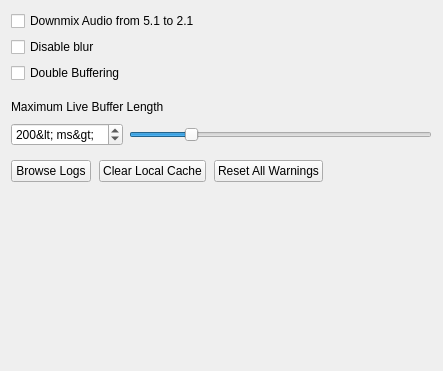
<?xml version="1.0" encoding="UTF-8"?>
<ui version="4.0">
 <class>AdvancedSettingsWidget</class>
 <widget class="QWidget" name="AdvancedSettingsWidget">
  <property name="geometry">
   <rect>
    <x>0</x>
    <y>0</y>
    <width>443</width>
    <height>371</height>
   </rect>
  </property>
  <layout class="QVBoxLayout" name="verticalLayout">
   <item>
    <widget class="QCheckBox" name="downmixAudioCheckBox">
     <property name="text">
      <string>Downmix Audio from 5.1 to 2.1</string>
     </property>
    </widget>
   </item>
   <item>
    <widget class="QCheckBox" name="disableBlurCheckbox">
     <property name="toolTip">
      <string>Intel HD Graphics display might face issues if blur is enabled. We strongly recommend to leave option as is.</string>
     </property>
     <property name="text">
      <string>Disable blur</string>
     </property>
    </widget>
   </item>
   <item>
    <layout class="QHBoxLayout" name="horizontalLayout_3" stretch="0,0,1">
     <property name="spacing">
      <number>4</number>
     </property>
     <property name="bottomMargin">
      <number>8</number>
     </property>
     <item>
      <widget class="QCheckBox" name="doubleBufferCheckbox">
       <property name="text">
        <string>Double Buffering</string>
       </property>
      </widget>
     </item>
     <item>
      <widget class="nx::client::desktop::HintButton" name="doubleBufferCheckboxHint" native="true">
       <property name="hint" stdset="0">
        <string/>
       </property>
      </widget>
     </item>
     <item>
      <spacer name="horizontalSpacer_3">
       <property name="orientation">
        <enum>Qt::Horizontal</enum>
       </property>
       <property name="sizeHint" stdset="0">
        <size>
         <width>40</width>
         <height>0</height>
        </size>
       </property>
      </spacer>
     </item>
    </layout>
   </item>
   <item>
    <layout class="QHBoxLayout" name="maximumLiveBufferLengthLabelLayout" stretch="0,1,0">
     <property name="spacing">
      <number>4</number>
     </property>
     <item>
      <widget class="QLabel" name="maximumLiveBufferLengthLabel">
       <property name="text">
        <string>Maximum Live Buffer Length</string>
       </property>
       <property name="buddy">
        <cstring>maximumLiveBufferLengthSlider</cstring>
       </property>
      </widget>
     </item>
     <item>
      <widget class="nx::client::desktop::HintButton" name="maximumLiveBufferLengthLabelHint" native="true">
       <property name="sizePolicy">
        <sizepolicy hsizetype="Fixed" vsizetype="Fixed">
         <horstretch>0</horstretch>
         <verstretch>0</verstretch>
        </sizepolicy>
       </property>
       <property name="hint" stdset="0">
        <string/>
       </property>
      </widget>
     </item>
     <item>
      <spacer name="horizontalSpacer">
       <property name="orientation">
        <enum>Qt::Horizontal</enum>
       </property>
       <property name="sizeHint" stdset="0">
        <size>
         <width>40</width>
         <height>20</height>
        </size>
       </property>
      </spacer>
     </item>
    </layout>
   </item>
   <item>
    <layout class="QHBoxLayout" name="horizontalLayout_2">
     <property name="bottomMargin">
      <number>8</number>
     </property>
     <item>
      <widget class="QSpinBox" name="maximumLiveBufferLengthSpinBox">
       <property name="suffix">
        <string notr="true">&lt; ms&gt;</string>
       </property>
       <property name="minimum">
        <number>10</number>
       </property>
       <property name="maximum">
        <number>1000</number>
       </property>
       <property name="singleStep">
        <number>10</number>
       </property>
       <property name="value">
        <number>200</number>
       </property>
      </widget>
     </item>
     <item>
      <widget class="QSlider" name="maximumLiveBufferLengthSlider">
       <property name="minimum">
        <number>10</number>
       </property>
       <property name="maximum">
        <number>1000</number>
       </property>
       <property name="singleStep">
        <number>10</number>
       </property>
       <property name="pageStep">
        <number>100</number>
       </property>
       <property name="value">
        <number>200</number>
       </property>
       <property name="orientation">
        <enum>Qt::Horizontal</enum>
       </property>
      </widget>
     </item>
    </layout>
   </item>
   <item>
    <layout class="QHBoxLayout" name="horizontalLayout">
     <property name="spacing">
      <number>8</number>
     </property>
     <item>
      <widget class="QPushButton" name="browseLogsButton">
       <property name="text">
        <string>Browse Logs</string>
       </property>
      </widget>
     </item>
     <item>
      <widget class="QPushButton" name="clearCacheButton">
       <property name="text">
        <string>Clear Local Cache</string>
       </property>
      </widget>
     </item>
     <item>
      <widget class="QPushButton" name="resetAllWarningsButton">
       <property name="text">
        <string>Reset All Warnings</string>
       </property>
      </widget>
     </item>
     <item>
      <spacer name="horizontalSpacer_2">
       <property name="orientation">
        <enum>Qt::Horizontal</enum>
       </property>
       <property name="sizeHint" stdset="0">
        <size>
         <width>40</width>
         <height>20</height>
        </size>
       </property>
      </spacer>
     </item>
    </layout>
   </item>
   <item>
    <spacer name="verticalSpacer">
     <property name="orientation">
      <enum>Qt::Vertical</enum>
     </property>
     <property name="sizeHint" stdset="0">
      <size>
       <width>20</width>
       <height>40</height>
      </size>
     </property>
    </spacer>
   </item>
  </layout>
 </widget>
 <customwidgets>
  <customwidget>
   <class>nx::client::desktop::HintButton</class>
   <extends>QWidget</extends>
   <header location="global">nx/client/desktop/common/widgets/hint_button.h</header>
  </customwidget>
 </customwidgets>
 <tabstops>
  <tabstop>browseLogsButton</tabstop>
  <tabstop>clearCacheButton</tabstop>
 </tabstops>
 <resources/>
 <connections/>
</ui>
